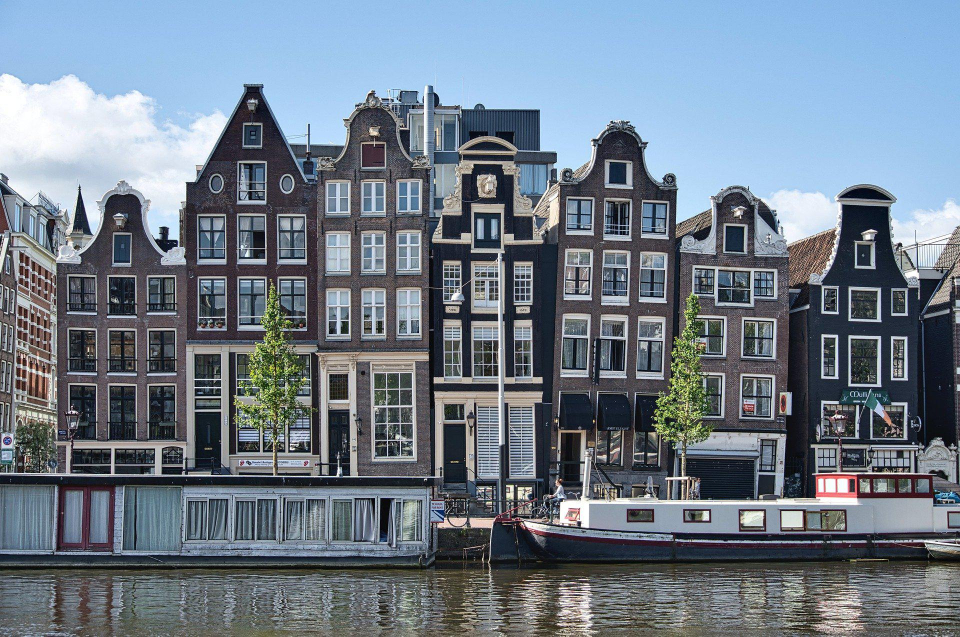
#> input picture buildings.jpg, 1920 x 1273 px (shown at 1/2 size)
$ python main.py
#> lines starting #> are read from the running program, lines starting #| are printed output that depends on the picture
from PIL import Image

filename = "buildings.jpg"
with Image.open(filename) as img:
#> img is the input picture: PIL image 1920x1273 RGB; mean R, G, B 111.8, 123.9, 136.8
    img.load()

# [10 lines of commented-out code are left out]

cropped_img = img.crop((300, 150, 700, 1000))
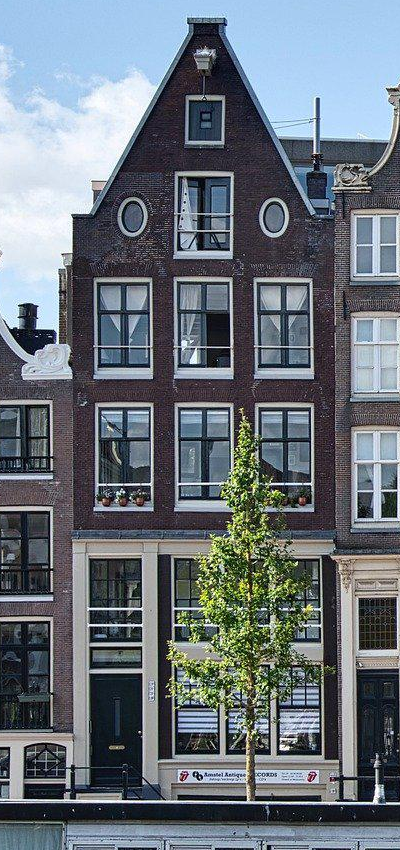
#> cropped_img: PIL image 400x850 RGB; mean R, G, B 105.5, 114, 122.2
# cropped_img.size
# cropped_img.show()
cropped_img.save('buildings_cropped.jpg')

# Сжатие файла

low_res_img = cropped_img.reduce(4)
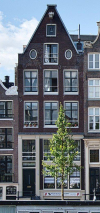
#> low_res_img: PIL image 100x213 RGB; mean R, G, B 105.5, 114, 122.2
low_res_img.save("low_resolution_cropped_image.png")

# low_res_img = cropped_img.resize((cropped_img.width // 4, cropped_img.height // 4))
# low_res_img.show()

# Переворачиваем изображение
converted_img = img.transpose(Image.Transpose.FLIP_TOP_BOTTOM)
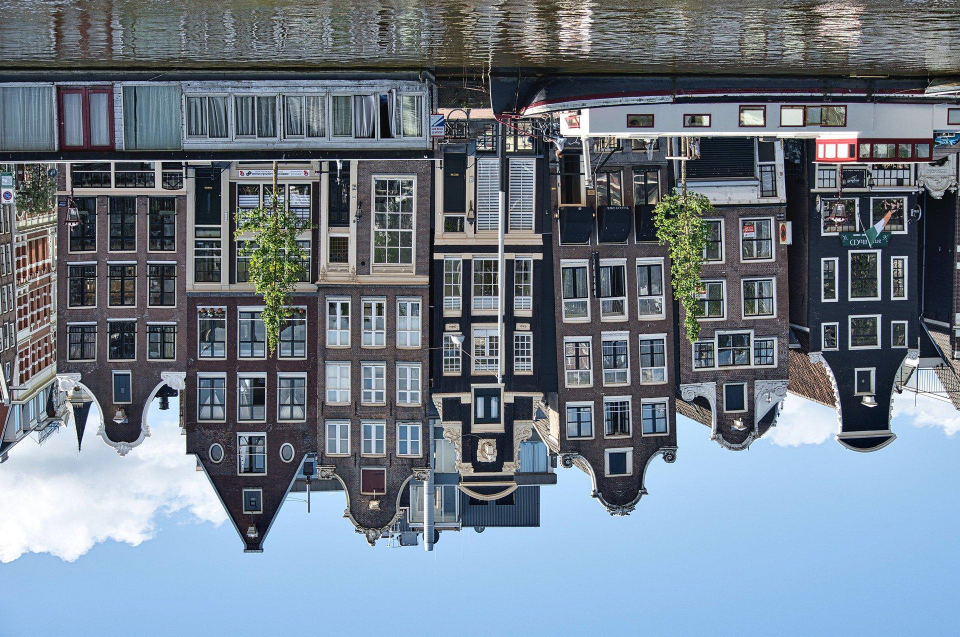
#> converted_img: PIL image 1920x1273 RGB (shown at 1/2 size); mean R, G, B 111.8, 123.9, 136.8
# converted_img.show()
converted_img.save("converted_image.png")

# Поворачиваем картинку на 45 градусов
rotated_img = img.rotate(45)
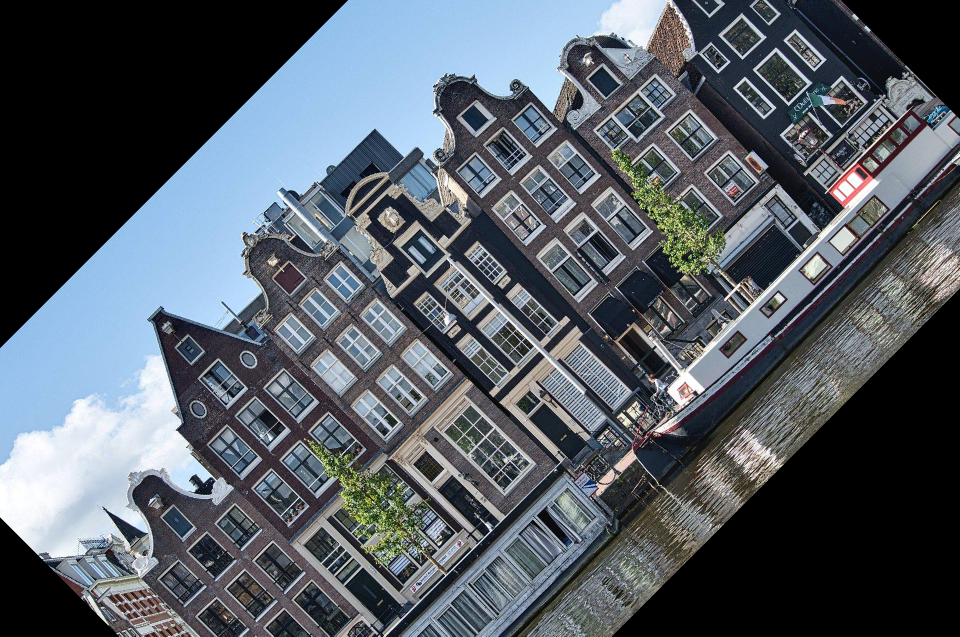
#> rotated_img: PIL image 1920x1273 RGB (shown at 1/2 size); mean R, G, B 85.1, 92.7, 101.1
# rotated_img.show()
rotated_img.save("rotated_image.png")

# Поворачиваем картинку на 45 градусов, полностью выводя на экран
rotated_img = img.rotate(45, expand=True)
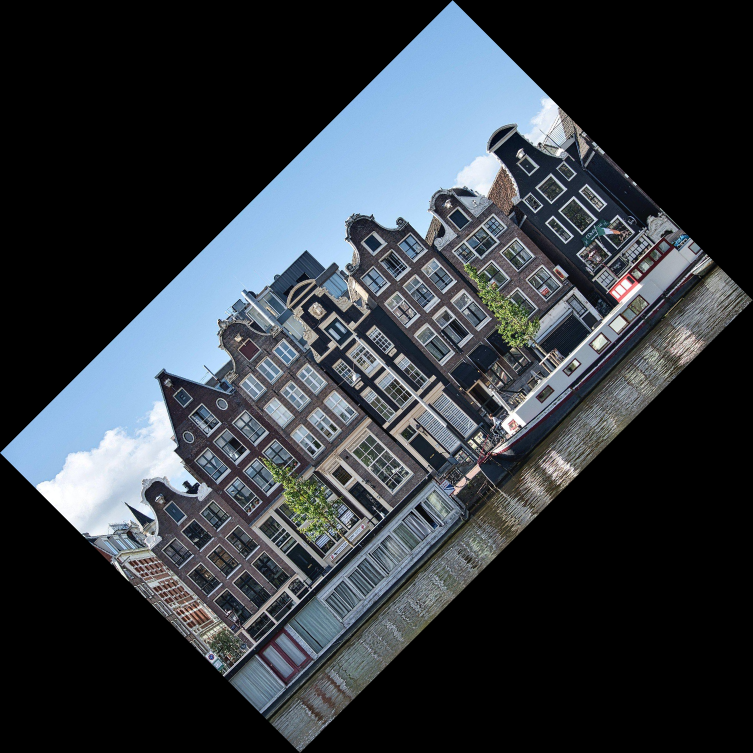
#> rotated_img: PIL image 2258x2259 RGB (shown at 1/3 size); mean R, G, B 53.6, 59.4, 65.6
# rotated_img.show()
rotated_img.save("rotated_image.png")

$ run again, with straw_cmuk.jpg copied over buildings.jpg
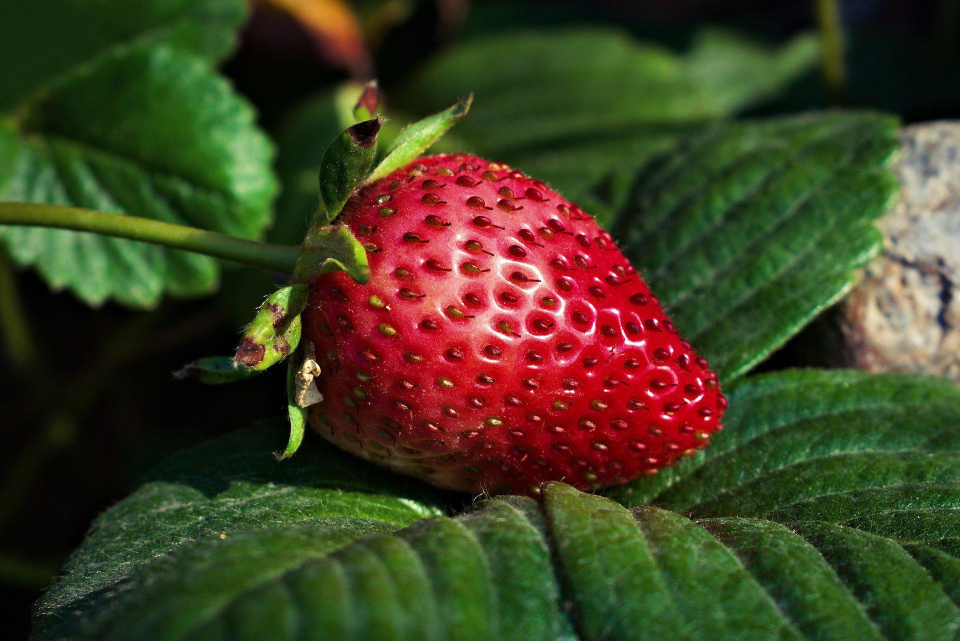
#> input picture straw_cmuk.jpg, 1920 x 1281 px (shown at 1/2 size)
#> img is the input picture: PIL image 1920x1281 CMYK; mean R, G, B 64.3, 62.3, 33.9
#> `converted_img = img.transpose(Image.Transpose.FLIP_TOP_BOTTOM)`:
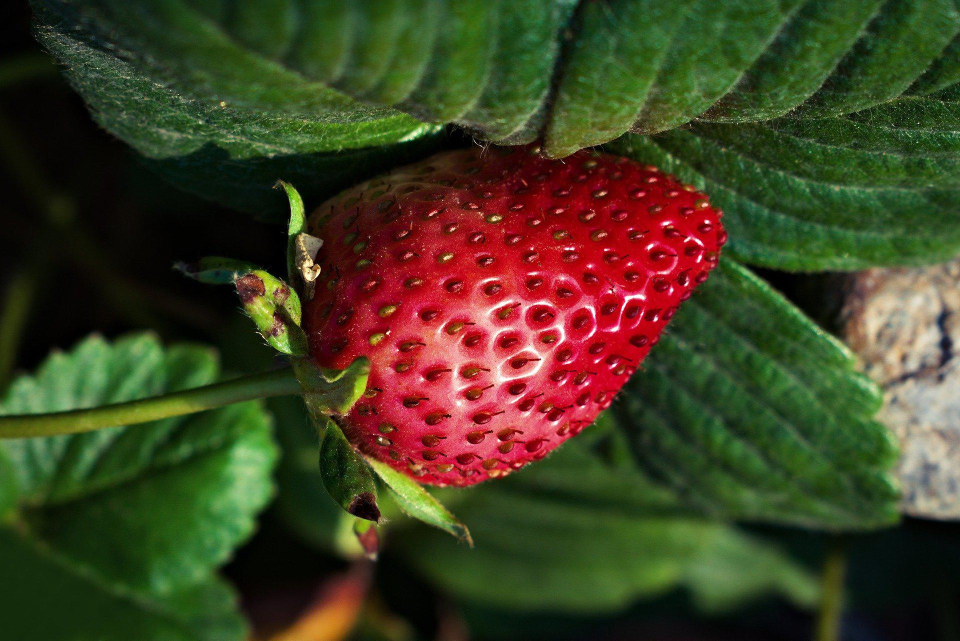
#> converted_img: PIL image 1920x1281 CMYK (shown at 1/2 size); mean R, G, B 64.3, 62.3, 33.9
#> `rotated_img = img.rotate(45, expand=True)`:
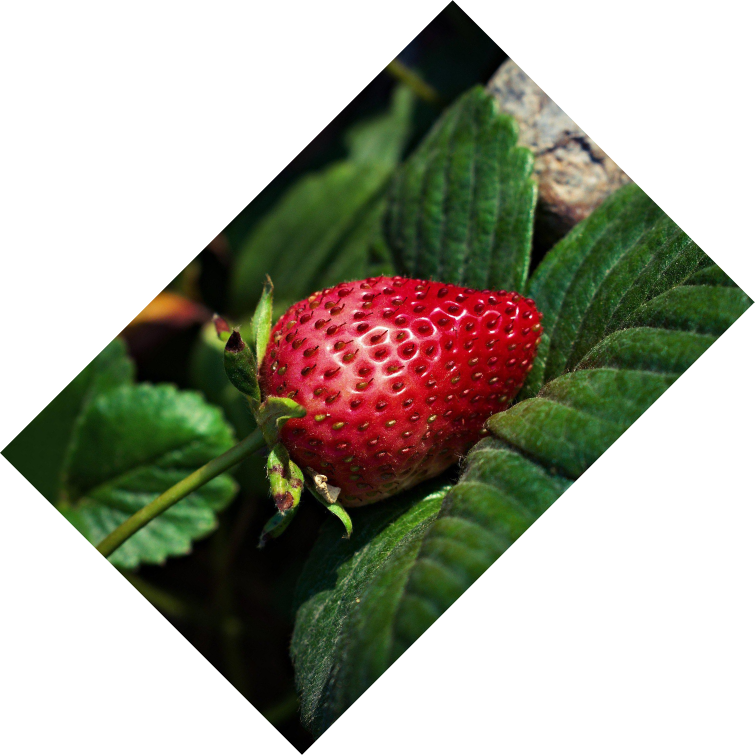
#> rotated_img: PIL image 2264x2265 CMYK (shown at 1/3 size); mean R, G, B 163.5, 162.5, 148.9
